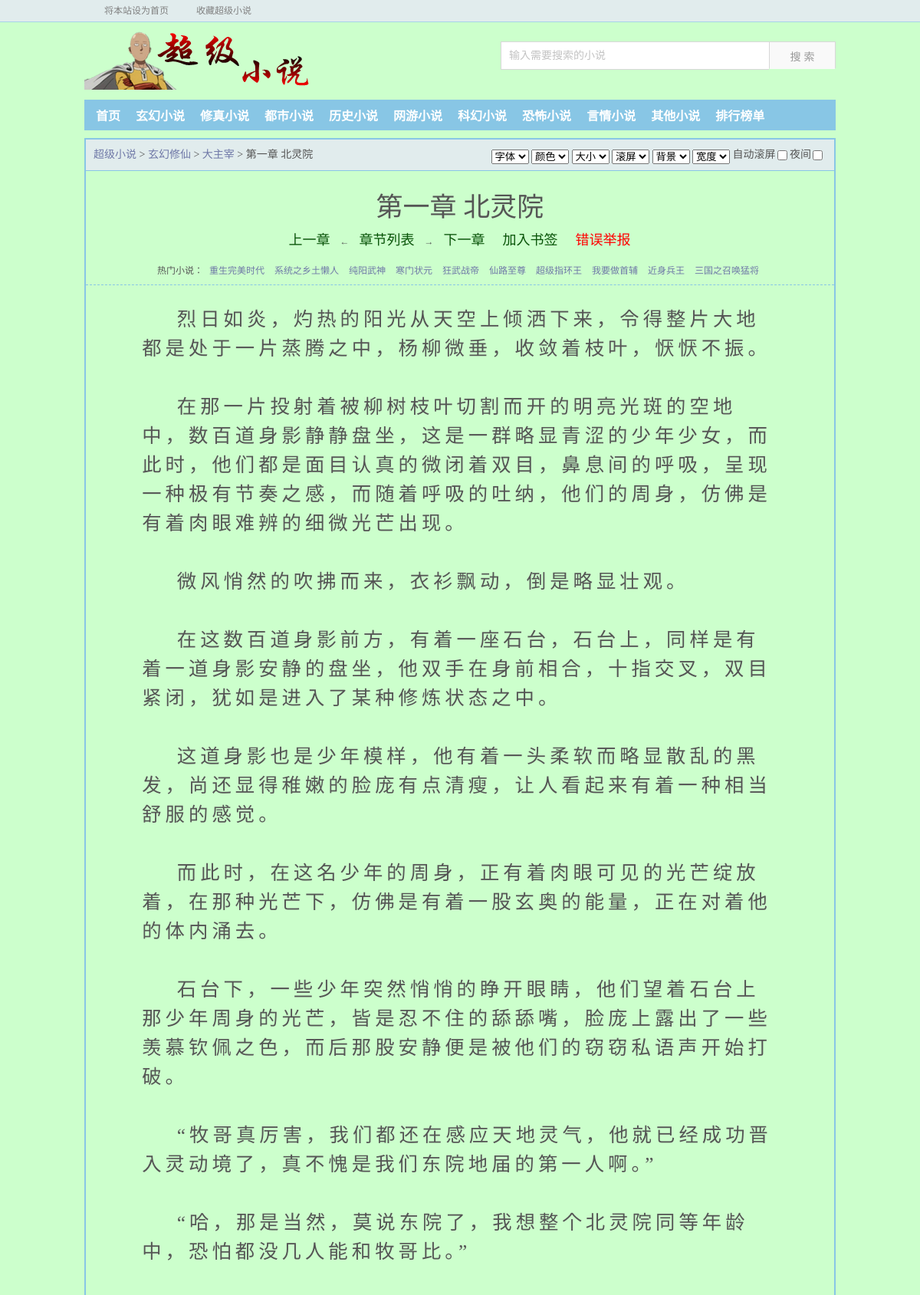
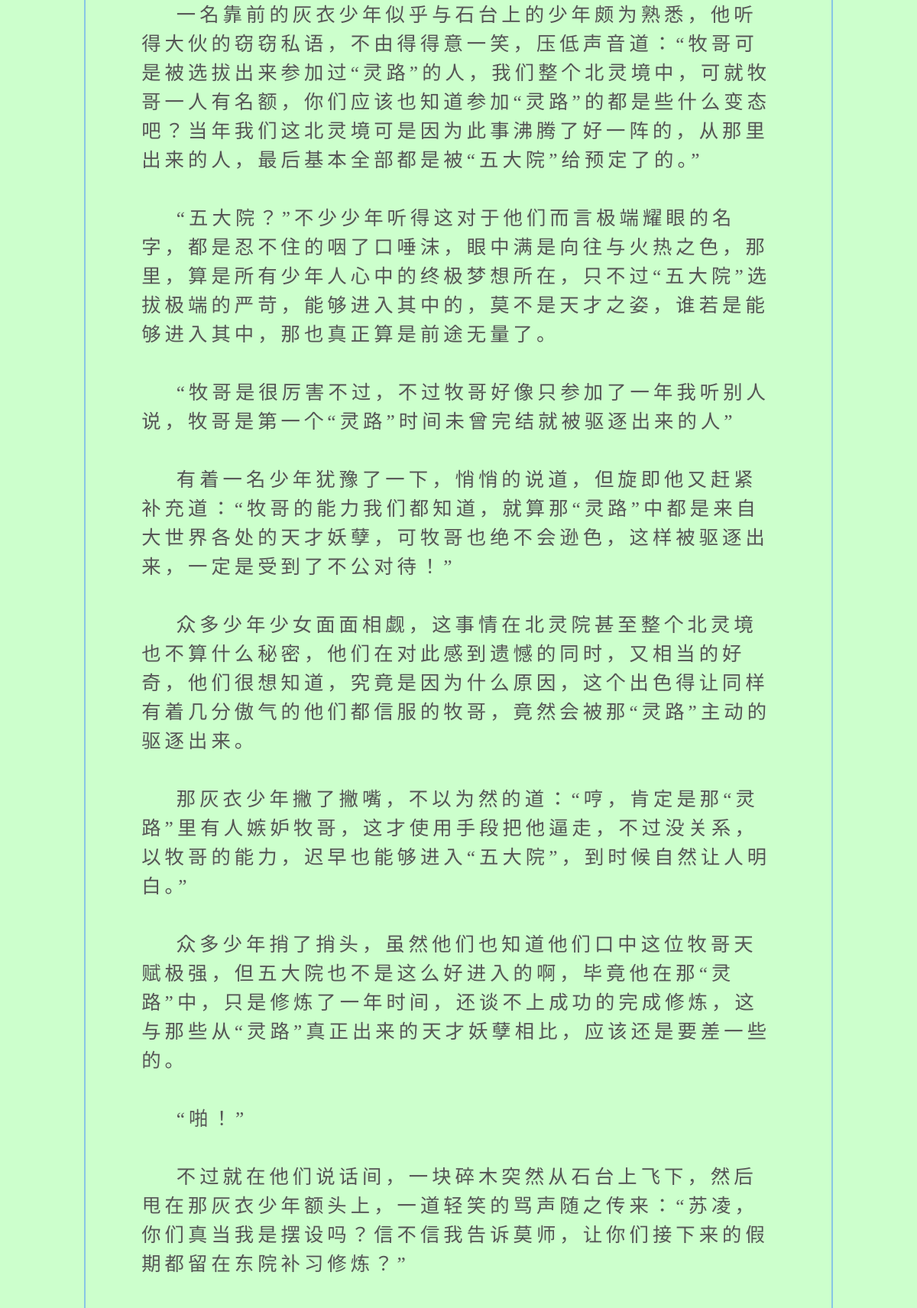
Page /book/7/10000/ (upper part) on the committed database (2 pictures, top to bottom).
### novel_site/models.py (models this page shows, shortened)
class InfoTable(models.Model):
    title = models.CharField(max_length=70, unique=True)
    category = models.ForeignKey(CategoryTable, verbose_name='category', on_delete=models.CASCADE,
                                 related_name='cate_books', null=True)
    author = models.ForeignKey(AuthorTable, verbose_name='author', on_delete=models.CASCADE,
                               related_name='author_boos', null=True)
    status = models.CharField(max_length=5, null=True)
    update_time = models.DateTimeField(null=True)
    store_des = models.IntegerField(verbose_name='book_table_index', null=True)
    image = models.CharField(max_length=70, verbose_name='image_des', null=True)
    resume = models.CharField(max_length=300, null=True)
    def __str__(self):
        return self.title
    def get_absolute_url(self):
        return reverse('novel_site:info', kwargs={'pk': self.pk})
    @property
    def all_chapters_detail(self):
        return MAP_DICT[str(self.store_des)].objects.filter(title=self.pk)
    @property
    def all_chapters_id_only(self):
        return MAP_DICT[str(self.store_des)].objects.filter(title=self.pk).only('id', 'book_id')

class CategoryTable(models.Model):
    cate = models.CharField(max_length=30, null=True, unique=True)
    category = models.CharField(max_length=20)
    def __str__(self):
        return self.category

class Book(models.Model):
    title = models.ForeignKey(InfoTable, verbose_name='title', on_delete=models.CASCADE,)
    chapter = models.CharField(max_length=70, null=True)
    content = models.TextField()
    need_confirm = models.BooleanField(default=0)
    book_id = models.IntegerField(verbose_name='book_id', null=True)
    def get_absolute_url(self):
        return reverse('novel_site:detail', kwargs={'pk': self.book_id, 'index': self.pk})
    class Meta:
        abstract = True

class BookTableOne(Book):
    def __str__(self):
        return self.chapter

### novel_site/views.py (the view)
# urls.py: url(r'^book/(?P<pk>[0-9]+)/(?P<index>[0-9]+)/$', views.BookView.as_view(), name='detail'),
class BookView(DetailView):
    template_name = 'novel_site/detail.html'
    pk_url_kwarg = 'index'
    def get_adjacent_page(self):  # ??????????
        ll = list(self.book_info.all_chapters_id_only)
        index = ll.index(self.object)
        if index - 1 < 0:
            last_page_url = self.book_info.get_absolute_url()
        else:
            last_page_url = ll[index-1].get_absolute_url()
        if index + 1 < len(ll):
            next_page_url = ll[index+1].get_absolute_url()
        else:
            next_page_url = self.book_info.get_absolute_url()
        return last_page_url, next_page_url
    def get_context_data(self, **kwargs):
        context = super(BookView, self).get_context_data(**kwargs)
        context['book_info'] = self.book_info
        context['last_page'], context['next_page'] = self.get_adjacent_page()
        return context
    def get_queryset(self):
        self.book_info = InfoTable.objects.defer('resume', 'image', 'update_time', 'status').select_related().get(pk=self.kwargs['pk'])
        return self.book_info.all_chapters_detail  # 传给父类的get object，再寻找对应的条目

### novel_site/templates/novel_site/detail.html (shortened to what this page needs)
{% extends 'novel_site/base.html' %}
{% load staticfiles %}
{% block main %}
<div class="content_read">
    <div class="box_con">
        <div class="con_top">
            <a href="/">超级小说</a>
            &gt;
            <a href="{{ book_info.category.get_category_url }}">{{ book_info.category }}</a>
            &gt;
            <a href="{{ book_info.get_absolute_url }}">{{ book_info }}</a>
            &gt; {{ object.chapter }}
            <div id="page_set">
                <select onchange="javascript:setFont(this.options[this.selectedIndex].value);" id="bcolor" name="bcolor">
                    <option value="宋体" selected="selected">字体</option>
                </select>
                <select onchange="javascript:setColor(this.options[this.selectedIndex].value);" id="bcolor" name="bcolor">
                    <option value="#000" selected="selected">颜色</option>
                </select>
                <select onchange="javascript:setSize(this.options[this.selectedIndex].value);" id="bcolor" name="bcolor">
                    <option value="19pt" selected="selected">大小</option>
                </select>
                <select onchange="javascript:setSpeed(this.options[this.selectedIndex].value);" name="scrollspeed" id="scrollspeed">
                    <option value=6 selected="selected">滚屏</option>
                </select>
                <select onchange="javascript:setBGColor(this.options[this.selectedIndex].value);" id="bcolor" name="bcolor">
                    <option value="#CCFFCC" style="background-color: #CCFFCC;" selected="selected">背景</option>
                </select>
                <select onchange="javascript:setWidth(this.options[this.selectedIndex].value);" id="bcolor" name="bcolor">
                    <option value="95%" selected="selected">宽度</option>
                </select>
                <label>自动滚屏</label><input type="checkbox" name="autopage" id="autopage" onchange="javascript:setAutopage();" value="" />
                <label>夜间</label><input type="checkbox" name="night" id="night" onchange="javascript:setNight();" value="" />
            </div>
        </div>
        <div class="bookname">
            <h1>{{ object.chapter }}</h1>
            <div class="bottem1">
                <a href="{{ last_page }}">上一章</a>
                ←
                <a href="{{ book_info.get_absolute_url }}">章节列表</a>
                →
                <a href="{{ next_page }}">下一章</a>
                <a rel="nofollow" href="" target="_blank">加入书签</a>
                <a rel="nofollow" href="" target="_blank" style="color:red">错误举报</a>
            </div>
            <div class="lm">热门小说：
                <a href="http://www.ranwen.org/files/article/80/80203/" target="_blank">重生完美时代</a>
                <a href="http://www.ranwen.org/files/article/77/77388/" target="_blank">系统之乡土懒人</a>
                <a href="http://www.ranwen.org/files/article/80/80020/" target="_blank">纯阳武神</a>
                <a href="http://www.ranwen.org/files/article/81/81814/" target="_blank">寒门状元</a>
                <a href="http://www.ranwen.org/files/article/79/79807/" target="_blank">狂武战帝</a>
                <a href="http://www.ranwen.org/files/article/57/57595/" target="_blank">仙路至尊</a>
                <a href="http://www.ranwen.org/files/article/78/78117/" target="_blank">超级指环王</a>
                <a href="http://www.ranwen.org/files/article/77/77423/" target="_blank">我要做首辅</a>
                <a href="http://www.ranwen.org/files/article/59/59755/" target="_blank">近身兵王</a>
                <a href="http://www.ranwen.org/files/article/73/73312/" target="_blank">三国之召唤猛将</a>
            </div>
        </div>
        <div id="content">
        {{ object.content|safe }}
        </div>
    </div>
</div>
{% endblock main %}

### novel_site/static/novel_site/css/style.css (style rules this page uses)
html,body,ul,ol,li,p,h1,h2,h3,h4,h5,h6,table,td,th,img,div,dl,dt,dd,input,select,form,fieldset { margin:auto;padding:0; }
body { background-color:#CCFFCC;color:#555;font-family:宋体;font-size:12px;margin:0 auto; }
a { color:#6F78A7;text-decoration:none; }
.box_con { border:2px solid #88C6E5; overflow:hidden;width:976px;margin:10px auto; }
.con_top { font-size:14px; border-bottom: #88C6E5 1px solid; text-align:left; padding: 0px 10px; line-height:40px; height:40px; background-color:#E1ECED; }
.con_top #page_set { float:right; text-align:right; height:20px; line-height:20px; padding-right:5px; padding-top:10px; }
.con_top #page_set label { height:13px; vertical-align:text-bottom; margin-top:1px;margin-right: 2px; }
.bookname { border-bottom:1px dashed #88C6E5;line-height:30px;padding-top:10px; margin-bottom:10px; }
.bookname h1 { font:35px/45px 黑体;padding-top:15px;text-align:center; }
.lm { overflow:hidden;text-overflow:ellipsis;white-space:nowrap;padding:3px;text-align:center; }
.lm a { margin:0 5px; }
.box_con #content,.box_con #content div,.box_con #content a { font-family:方正启体简体,"Microsoft YaHei",微软雅黑,宋体;font-size:19pt; letter-spacing:0.2em;line-height:150%;padding-top:15px;width:85%;margin:auto; }
.content_read { overflow:hidden;width:980px;margin:0px auto auto; }
.bottem1 { clear:both!important;text-align:center;width:965px;margin:5px; }
.bottem a,.bottem1 a,.bottem2 a { color:#085308;font-size:18px;margin-left:10px;margin-right:10px; }

### rows in the picture
InfoTable: category "玄幻修仙", title "大主宰"
BookTableOne: chapter "第一章 北灵院", content "烈日如炎，灼热的阳光从天空上倾洒下来，令得整片大地都是处于一片蒸腾之中，杨柳微垂，收敛着枝叶，恹恹不振。 在那一片投射着被柳树枝叶切割而开的明亮光斑的空地中，数百道身影静静盘坐，这是一群略显青涩的少年少女，而此时，他们都是面目认真的微闭着双目，鼻息间的呼吸，呈现一种极有节奏之感，而随着呼吸的吐纳，他们的周身，仿佛是有着肉眼难辨的细微光芒出现。 微风悄然的吹拂而来，衣衫飘动，倒是略显壮观。 在这数百道身影前方，有着一座石台，石台上，同样是有着一道身影安静的盘坐，他双手在身前相合，十指交叉，双目紧闭，犹如是进入了某种修炼状态之中。 这道身影也是少年模样，他有着一头柔软而略显散乱的黑发，尚还显得稚嫩的脸庞有点清瘦，让人看起来有着一种相当舒服的感觉。 而此时，在这名少年的周身，正有着肉眼可见的光芒绽放着，在那种光芒下，仿佛是有着一股玄奥的能量，正在对着他的体内涌去。 石台下，一些少年突然悄悄的睁开眼睛，他们望着石台上那少年周身的光芒，皆是忍不住的舔舔嘴，脸庞上露出了一些羡慕钦佩之色，而后那股安静便是被他们的窃窃私语声开始打破。 “牧哥真厉害，我们都还在感应天地灵气，他就已经成功晋入灵动境了，真不愧是我们东院地届的第一人啊。” “哈，那是当然，莫说东院了，我想整个北灵院同等年龄中，恐怕都没几人能和牧哥比。”…"
